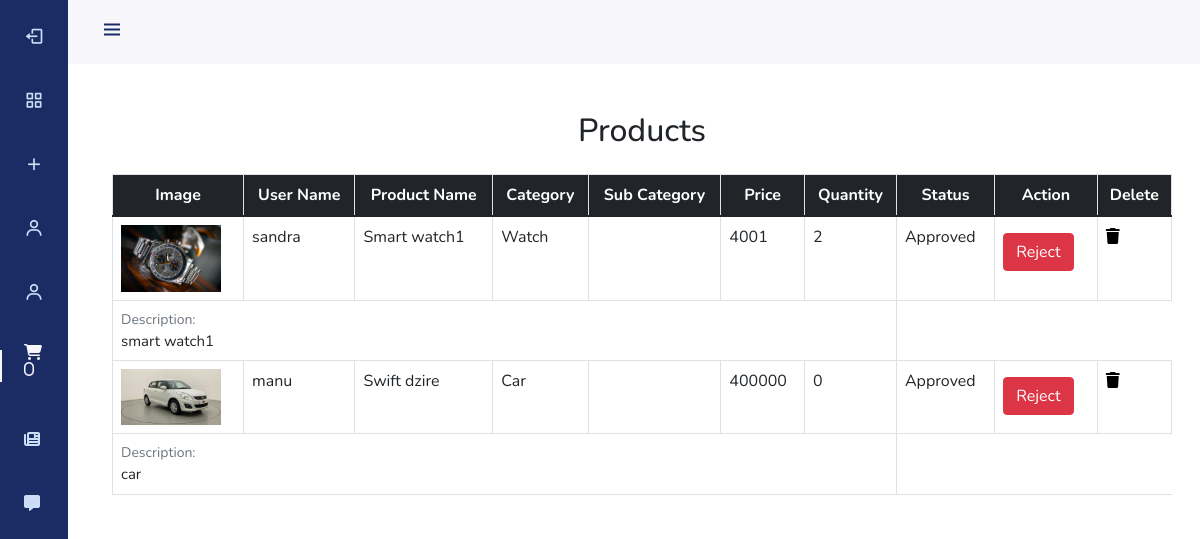
The page /showProduct (signed in) on the database as committed earlier.
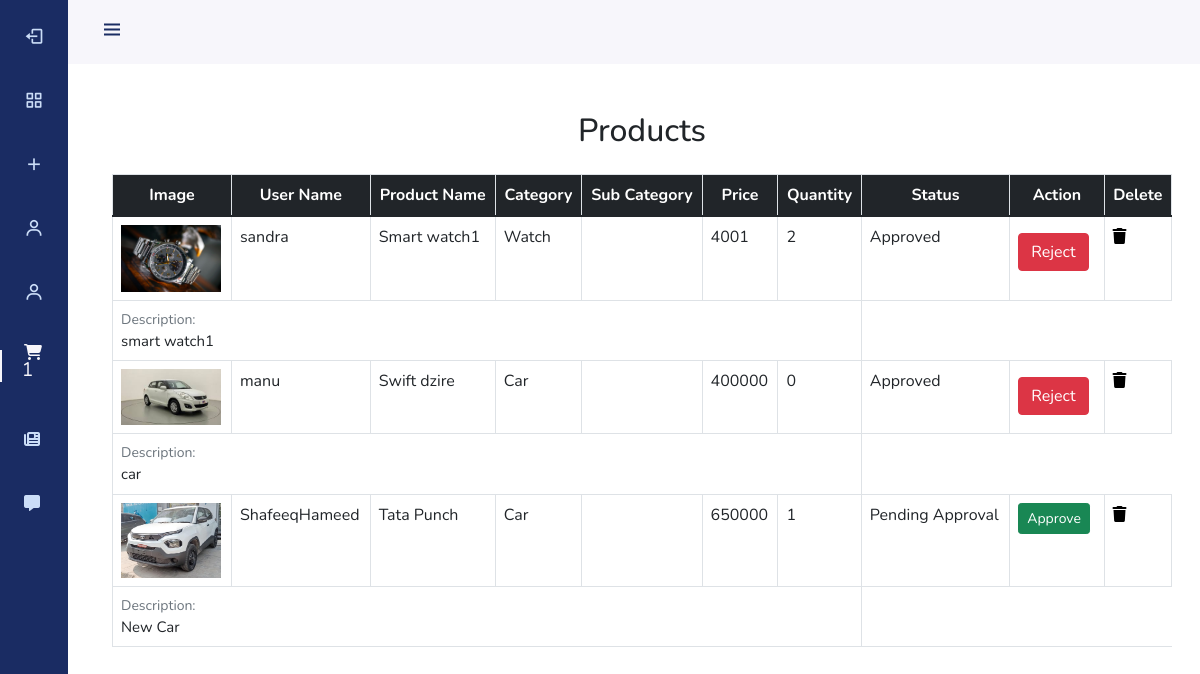
The same page on the database as committed later.
### olx_management_app/models.py (models this page shows, shortened)
class Addproduct(models.Model):
    user = models.ForeignKey(User, on_delete=models.CASCADE, null=True)
    add=models.ForeignKey(Category,on_delete=models.CASCADE,null=True)
    subcategory = models.ForeignKey(SubCategory,on_delete=models.CASCADE,null=True)
    Product_name=models.CharField(max_length=255)
    description=models.CharField(max_length=255)
    year=models.IntegerField(null=True)
    qty=models.PositiveIntegerField(null=True, blank=True)
    price=models.IntegerField(null=True)
    image=models.ImageField(upload_to="images/",null=True)
    is_approved = models.BooleanField(default=False)

class Category(models.Model):
    cat_name=models.CharField(max_length=255)

### olx_management_app/views.py (the view)
# urls.py: path('showProduct', views.showProduct, name='showProduct'),
@login_required(login_url='index')
def showProduct(request):
    Products = Category.objects.all()
    bk = Addproduct.objects.all()
    not_approved_chat_count = Addproduct.objects.filter(is_approved=False).count()
    print(not_approved_chat_count)
    return render(request, 'showProduct.html', {'bk': Products, 'buk': bk, 'not_approved_chat_count': not_approved_chat_count})

### templates/showProduct.html (shortened to what the changed rows need)
{% load static %}
<!DOCTYPE html>
<html>
<head>
    <link
            href="https://cdn.jsdelivr.net/npm/bootstrap@5.1.3/dist/css/bootstrap.min.css"
            rel="stylesheet"
    />
    <link
            href="https://cdn.jsdelivr.net/npm/boxicons@latest/css/boxicons.min.css"
            rel="stylesheet"
    />
    <link rel="stylesheet" href="https://cdnjs.cloudflare.com/ajax/libs/font-awesome/6.4.2/css/all.min.css"
/>
</head>
<body id="body-pd">
<div class="l-navbar" id="nav-bar">
    <nav class="nav">
        <div>
            <div class="nav_list">
                <a href="{% url 'showProduct' %}" class="nav_link active">
                    <i class="fa-solid fa-cart-shopping">  <h6>{{ not_approved_chat_count }} </h6></i>
                </a>
            </div>
        </div>
    </nav>
</div>
<div class="container mt-5">
    <h2 class="mb-4 text-center">Products</h2>
    <div class="table-responsive">
        <table class="table table-bordered">
            <thead class="bg-dark text-white text-center">
            <tr>
                <th>Image</th>
                <th>User Name</th>
                <th>Product Name</th>
                <th>Category</th>
                <th>Sub Category</th>
                <th>Price</th>
                <th>Quantity</th>
                <th>Status</th>
                <th>Action</th>
                <th>Delete</th>
            </tr>
            </thead>
            <tbody>
            {% for b in buk %}
            <tr>
                <td>
                    {% if b.image %}
                    <img src="{{ b.image.url }}" class="img-fluid" alt="Product Cover" style="max-width: 100px;">
                    {% else %}
                    <p style="height: 100px; width: 100px;"></p>
                    {% endif %}
                </td>
                <td>{{b.user}}</td>
                <td>{{ b.Product_name }}</td>
                <td>{{ b.add.cat_name }}</td>
                <td>{{ b.subcategory.sub_cat_name }}</td>
                <td>{{ b.price }}</td>
                <td>{{b.qty}}</td>
                <td> {% if not b.is_approved %}
                    Pending Approval
                    {% else %}
                    Approved
                    {% endif %}
                </td>
                <td>
                    {% if not b.is_approved %}
                    <a href="{% url 'approve_product' b.id %}">
                        <button type="button" class="btn btn-success btn-sm">Approve</button>&nbsp;
                        {% else %}
                        <a href="{% url 'reject_product' b.id %}">
                            <button type="button" class="btn btn-danger mt-2">Reject</button>&nbsp;
                            {% endif %}
                </td>
                <td>
                    <a href="{% url 'delete_product_by_admin' b.id %}" style="color: black;">
                        <i class="fa fa-trash" aria-hidden="true"></i>
                    </a>
                </td>
            </tr>
            <tr>
                <td colspan="7">
                    <p class="small text-muted mb-0">Description:</p>
                    <p class="lead fw-normal mb-0" style="font-size: 15px;">{{ b.description }}</p>
                </td>
            </tr>
            {% endfor %}
            </tbody>
        </table>
    </div>
</div>
</body>
</html>

Rows that differ between the two databases and show on the page:
added Addproduct: image (picture), user "ShafeeqHameed", Product_name "Tata Punch", add.cat_name "Car", price "650000", qty "1", is_approved "Pending Approval", description "New Car"
Other text that changed with them:
{{ not_approved_chat_count }}: "0" → "1"
